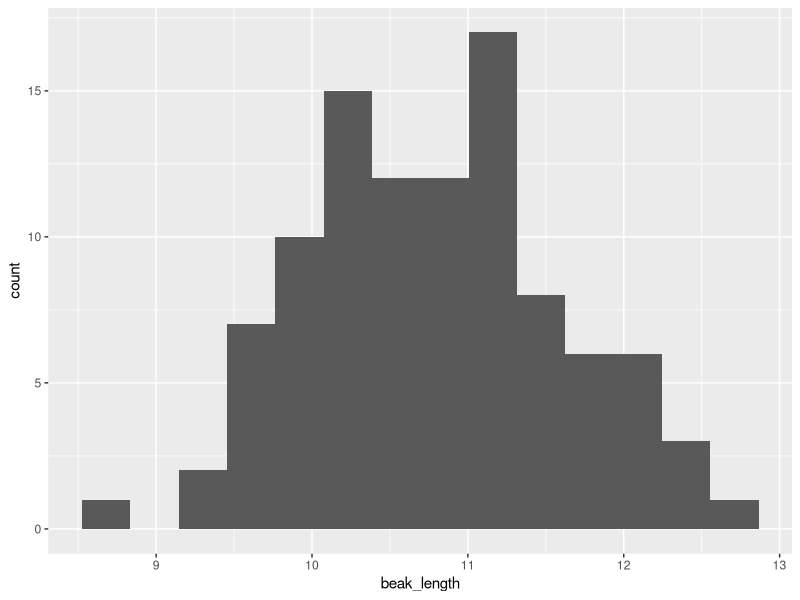
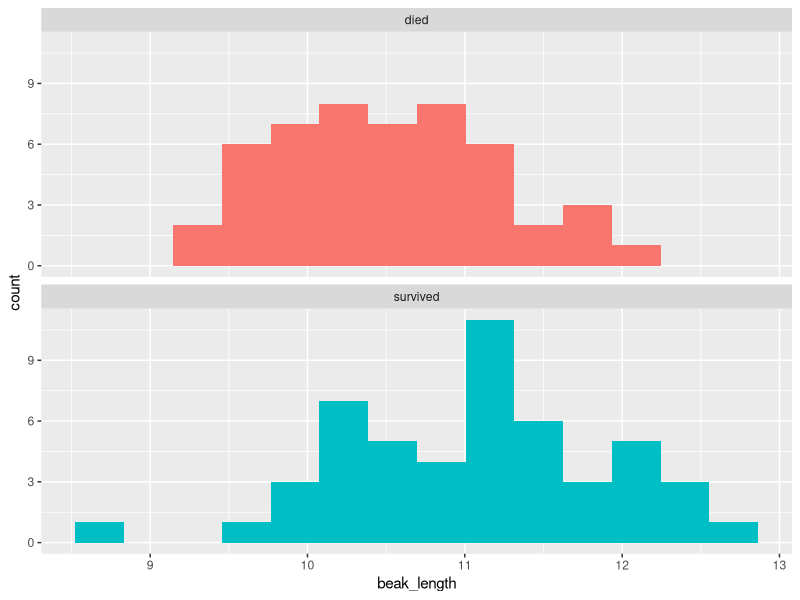
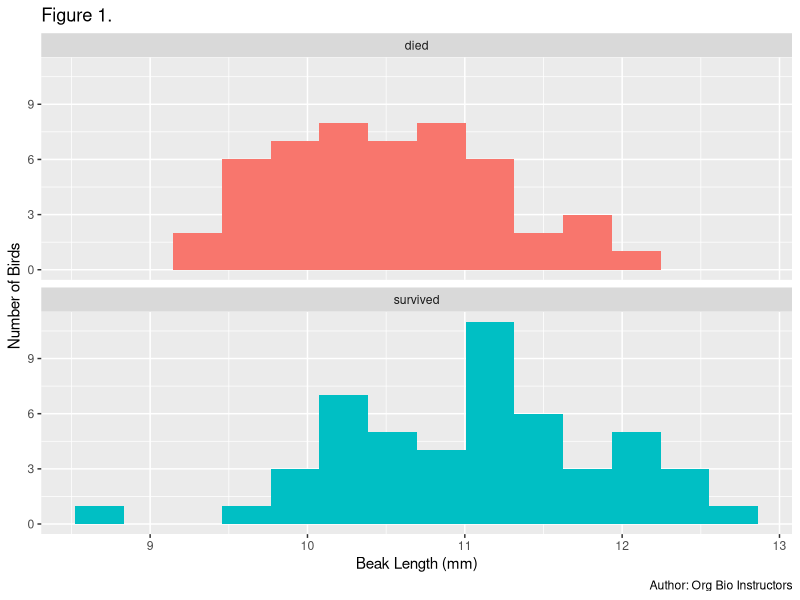
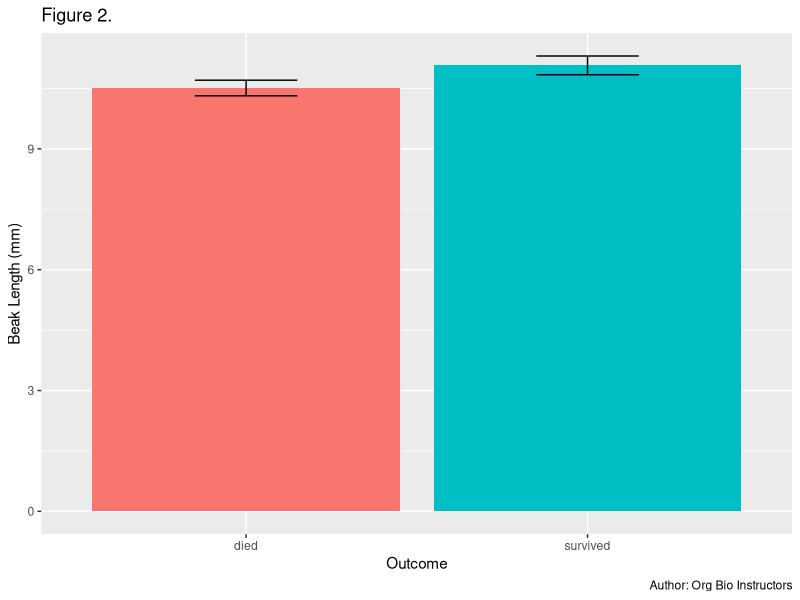

Write the R code that produced these figures, in order.
## ---- chunk 1
# load packages -----------------------------------------------------------

# run every time you restart RStudio
library(readxl)     # load readxl, for reading Excel files
library(tidyverse)  # load tidyverse, for working with datasets
## ---- chunk 2
# read data ----------------------------------------------------------------

# read the finches data
finches <- read_excel("finches_data.xlsx")
## ---- chunk 3
# print the results in the console
finches
## ---- chunk 4
# take a quick look at all the variables in the dataset
glimpse(finches)
## ---- chunk 5
# histogram ---------------------------------------------------------------

# histogram of beak length
ggplot(
  data = finches,                     # use the finches dataset
  mapping = aes(x = beak_length)      # put beak length on the x axis
) +
  geom_histogram(bins = 14)           # add the histogram, use 14 bins
## ---- chunk 6
# histogram of beak length, grouped by survival
ggplot(
  data = finches,                     # use the finches dataset
  mapping = aes(x = beak_length,      # put beak length on the x axis
                fill = outcome)       # fill sets the color of the boxes
) +
  geom_histogram(bins = 14) +         # add the histogram, use 14 bins
  facet_wrap(~ outcome, ncol = 1) +   # outcome is the grouping variable
  guides(fill = "none")               # don't show a legend for fill color
## ---- chunk 7
# histogram of beak length, grouped by survival, with labels
ggplot(
  data = finches,                     # use the finches dataset
  mapping = aes(x = beak_length,      # put beak length on the x axis
                fill = outcome)       # fill sets the color of the boxes
) +
  geom_histogram(bins = 14) +         # add the histogram, use 14 bins
  facet_wrap(~ outcome, ncol = 1) +   # outcome is the grouping variable
  guides(fill = "none") +             # don't show a legend for fill color
  labs(
    title = "Figure 1.",                      # this is the first figure
    x = "Beak Length (mm)",                   # human-readable x-axis label
    y = "Number of Birds",                    # human-readable y-axis label
    caption = "Author: Org Bio Instructors"   # so we know who made it
  )
## ---- chunk 8
# summarize ---------------------------------------------------------------

# summarize the dataset by outcome (survived vs. died)
beak_length_grouped_summary <- 
  finches %>% 
  group_by(outcome) %>% 
  summarize(
    mean = mean(beak_length),
    sample_size = n(),
    standard_error = sd(beak_length) / sqrt(sample_size),
    upper_conf_limit = mean + 1.96 * standard_error,
    lower_conf_limit = mean - 1.96 * standard_error
  ) %>% 
  print()                             # print the results in the console
## ---- chunk 9
# bar chart ---------------------------------------------------------------

# bar chart of mean beak lengths
ggplot(
  data = beak_length_grouped_summary,   # use summary data, not "finches"
  mapping = aes(x = outcome,            # survival on the x axis
                y = mean,               # mean beak length on the y axis
                fill = outcome)         # make died/survived different colors
) +
  geom_col() +                                # add columns
  geom_errorbar(                              # add error bars
    mapping = aes(ymin = lower_conf_limit,    #   lower 95% confidence limit
                  ymax = upper_conf_limit),   #   upper 95% confidence limit
    width = .3                                #   width of horizontal bars
  ) +
  guides(fill = "none") +                     # don't show fill color legend
  labs(
    title = "Figure 2.",                      # this is the second figure
    x = "Outcome",                            # human-readable x-axis label
    y = "Beak Length (mm)",                   # human-readable y-axis label
    caption = "Author: Org Bio Instructors"   # so we know who made it
  )
## ---- chunk 10
# t-test ------------------------------------------------------------------

# perform a two-sample t-test assuming unequal variances
t.test(beak_length ~ outcome, data = finches)
